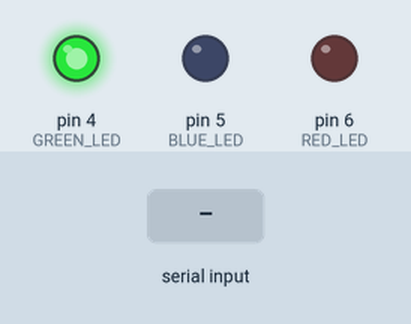
The sketch below on a simulated Arduino Uno, built with avr-gcc and run on an emulated ATmega328P. On the bench: output pins drawn as LEDs (lit = HIGH). Inputs (shaded band) come from the test bench. What the sketch prints to the serial monitor is not drawn.

Above: at 1.2 s.
1.3 s: "co2\n" received over the second serial link
At 3.1 s:
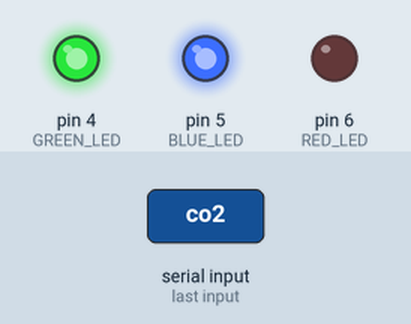
3.4 s: "M 1\n" received over the second serial link
At 4.6 s:
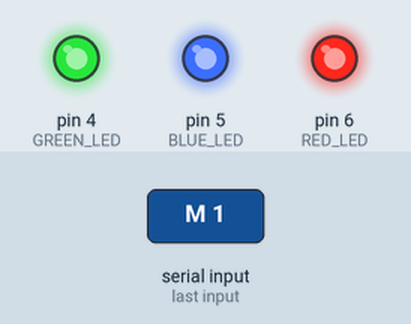
5.5 s: "%\n" received over the second serial link
At 7.3 s:
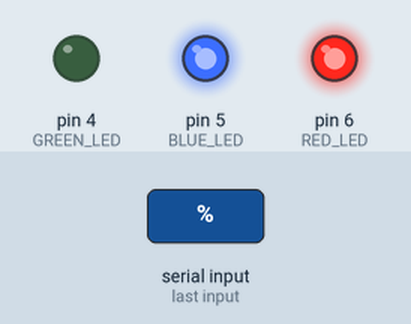
7.6 s: "90,45,200\n" received over the second serial link
At 9.3 s:
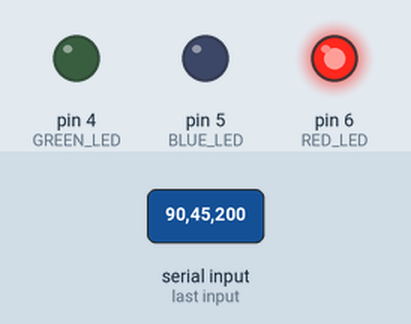
9.7 s: "90,45\n" received over the second serial link
At 10.7 s:
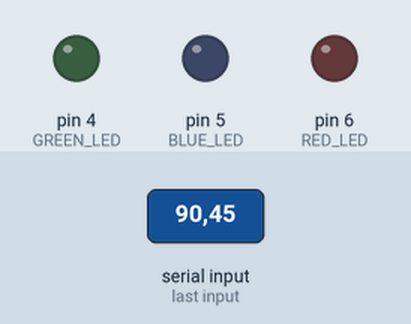
11.8 s: "30,150,10\n" received over the second serial link
At 13.8 s:
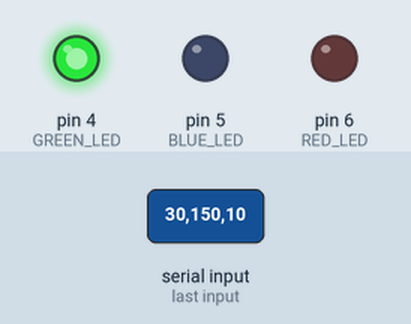
Timing chart, 0 to 14.9 s (numbered marks = the images above; inputs shaded):
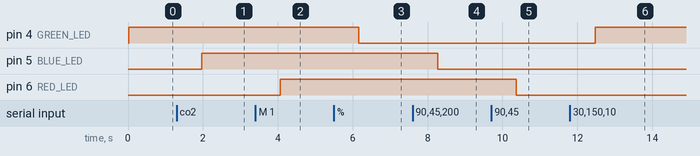

The sketch:

sst_arduino.ino
```cpp
/*
AN128_ardunio_cozir CO2 Demonstration code 11/29/2017 Runs on Ardunio UNO, MEGA or MEGA2560
  Written by: Marv Kausch 11/22/2016 or Co2meter.com
  Revised 11/29/17 by John Houck

  This sketch connects a COZIR sensor and reports readings back to the host computer over USB.
  The value is stored in a global variable 'co2' and can be used for any number of applications.

  pin connections:

  Arduino________COZIR Sensor
   GND ------------------ 1 (gnd)
   3.3v------------------- 3 (Vcc)
    11 -------------------- 5 (Rx)
    12 -------------------- 7 (Tx)


Modified by RM on 04/17/24 to work with strings and CM-200 and LEDs
*/
#include <SoftwareSerial.h>

SoftwareSerial mySerial(12, 11); // RX, TX pins on Ardunio

// if using a CO2Meter CM-200 Sensor Development Board, set this to 1 if you want the LEDs to flash
// if you're wiring directly to the sensor, set this to 0
#define CM200 1

#if CM200
#define GREEN_LED 4
#define BLUE_LED 5
#define RED_LED 6

uint8_t ind = GREEN_LED;
#endif

// if you want the sensor to stream set this to 1
// if you want to use the sensor in polling mode, set this to 0 and set the delay_ms to desired delay time
#define STREAMING 1
const int delay_ms = 500;

const uint8_t buff_size = 64;
//uint8_t buff[buff_size];
uint8_t index = 0;

int fill_buffer();  // function prototypes here
int format_output();
double parse_response(char * str);

void setup() {
  Serial.begin(9600);
  Serial.print("\n\n");
  Serial.println("             AN128 Ardunio to Cozir CO2 Sensor - Demonstration code 11/29/2017\n\n");

#if CM200
  pinMode(GREEN_LED, OUTPUT);
  pinMode(BLUE_LED, OUTPUT);
  pinMode(RED_LED, OUTPUT);

  digitalWrite(GREEN_LED, LOW);
  digitalWrite(BLUE_LED, LOW);
  digitalWrite(RED_LED, LOW);
#endif

  mySerial.begin(9600); // Start serial communications with sensor

#if STREAMING
  mySerial.println("M 0");  // set streaming mode
#else
  mySerial.println("M 1");  // set polling mode
#endif
}

void loop() {
  double o2_pct = 0.0;
  double o2_pps = 0.0;
  double o2_tmp = 0.0;
  double o2_prs = 0.0;
  double o2_err = 0.0;
  uint8_t buff[buff_size] = { 0 };

#if CM200
  // if using a CM-200 we can cycle through the LEDs to high and low so we can see that we're in the loop
  if (digitalRead(ind) == HIGH)
    digitalWrite(ind, LOW);
  else
    digitalWrite(ind, HIGH);

  ind++;
  if (ind > RED_LED)
    ind = GREEN_LED;
#endif

  mySerial.flush();
#if STREAMING == 0
  mySerial.println("%");  // set streaming mode
#endif

  int timeout = 5000;
  while ( mySerial.available() <= 0 && timeout-- > 0) {
    Serial.print(".");
    delay(10);
  }
  Serial.println("");

  delay(50); //delay 50ms to give the Serial buffer some time to fill
  Serial.print("Sensor Response: ");
  index = 0;
  while ( mySerial.available() > 0 ) {
    char tmp = mySerial.read();
    buff[index] = tmp;
    Serial.print((char)tmp);

    if (tmp == '\n')
      break;

    index++;
    if (index >= buff_size) { //let's not overflow the buffer
      Serial.println("Overflowed buffer... Bail!");
      break;
    }
  }

  Serial.println("");

  char *p = buff;
  char *str;

  while ((str = strtok_r(p, " ", &p)) != NULL) {
    if (str[0] == 'O') {
      str = strtok_r(p, " ", &p);
      o2_pps = parse_response(str);
    }
    if (str[0] == '%') {
      str = strtok_r(p, " ", &p);
      o2_pct = parse_response(str);
    }
    if (str[0] == 'T') {
      str = strtok_r(p, " ", &p);
      o2_tmp = parse_response(str);
    }
    if (str[0] == 'P') {
      str = strtok_r(p, " ", &p);
      o2_prs = parse_response(str);
    }
    if (str[0] == 'e') {
      str = strtok_r(p, " ", &p);
      o2_err = parse_response(str);
    }
  }

  Serial.println("");
  Serial.print("***** O2 Percent: ");
  Serial.print(o2_pct);
  Serial.print("\r\n");
#if STREAMING   // we don't need to print this out if we're not streaming
  Serial.print("***** O2 Partial Pressure: ");
  Serial.print(o2_pps);
  Serial.print("\r\n");

  Serial.print("***** Sensor Temperature: ");
  Serial.print(o2_tmp);
  Serial.print("\r\n");

  Serial.print("***** Sensor Pressure: ");
  Serial.print(o2_prs);
  Serial.print("\r\n");

  Serial.print("***** Sensor Error: ");
  Serial.print(o2_err);
  Serial.print("\r\n");
#endif

  delay(delay_ms);
}

double parse_response(char * str) {
  for (int i = 0; i < strlen(str); i++) { //cycle through char array making sure we're all digits
    if (!isDigit(str[i]) && str[i] != '+' && str[i] != '.') {
     str[i] = '\0';
    }
  }

  return atof(str); // this is not great we could crash here if the first character is not a number
}
```

Measured:
- after the input at 1.3 s, pin 5 (BLUE_LED): LOW → HIGH after 0.67 s
- after the input at 3.4 s, pin 6 (RED_LED): LOW → HIGH after 0.66 s
- after the input at 5.5 s, pin 4 (GREEN_LED): HIGH → LOW after 0.66 s
- after the input at 7.6 s, pin 5 (BLUE_LED): HIGH → LOW after 0.67 s
- after the input at 9.7 s, pin 6 (RED_LED): HIGH → LOW after 0.66 s
- after the input at 11.8 s, pin 4 (GREEN_LED): LOW → HIGH after 0.67 s
